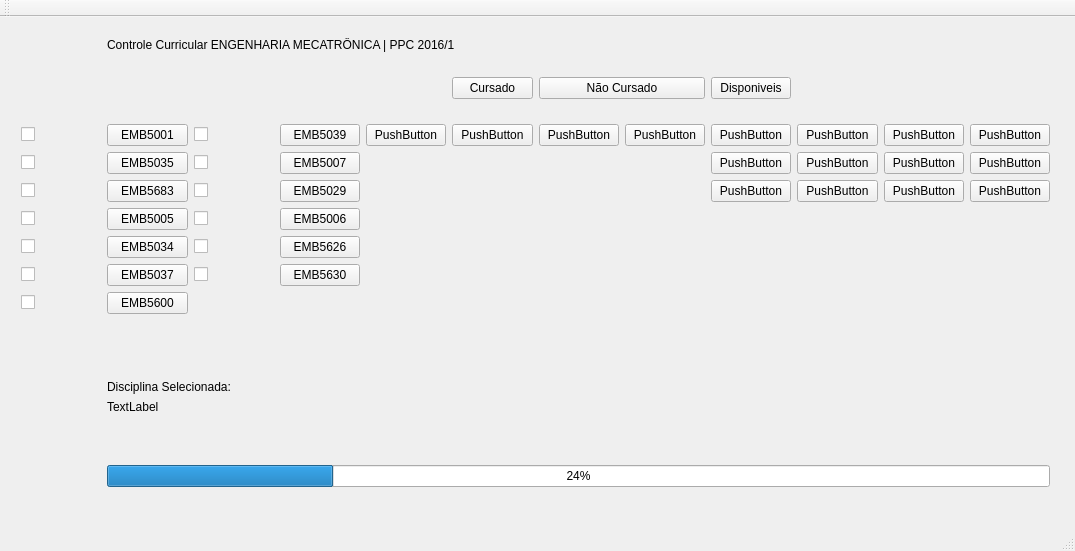
<?xml version="1.0" encoding="UTF-8"?>
<ui version="4.0">
 <class>MainWindow</class>
 <widget class="QMainWindow" name="MainWindow">
  <property name="geometry">
   <rect>
    <x>0</x>
    <y>0</y>
    <width>1075</width>
    <height>551</height>
   </rect>
  </property>
  <property name="windowTitle">
   <string>MainWindow</string>
  </property>
  <widget class="QWidget" name="centralWidget">
   <widget class="QWidget" name="gridWidget" native="true">
    <property name="geometry">
     <rect>
      <x>10</x>
      <y>10</y>
      <width>1051</width>
      <height>471</height>
     </rect>
    </property>
    <layout class="QGridLayout" name="gridLayout">
     <item row="2" column="5">
      <widget class="QPushButton" name="cursado">
       <property name="text">
        <string>Cursado</string>
       </property>
      </widget>
     </item>
     <item row="5" column="0">
      <widget class="QCheckBox" name="checkBox03">
       <property name="text">
        <string/>
       </property>
      </widget>
     </item>
     <item row="3" column="9">
      <widget class="QPushButton" name="pushButton">
       <property name="text">
        <string>PushButton</string>
       </property>
      </widget>
     </item>
     <item row="3" column="3">
      <widget class="QPushButton" name="botton08">
       <property name="text">
        <string>EMB5039</string>
       </property>
      </widget>
     </item>
     <item row="3" column="10">
      <widget class="QPushButton" name="pushButton_11">
       <property name="text">
        <string>PushButton</string>
       </property>
      </widget>
     </item>
     <item row="3" column="11">
      <widget class="QPushButton" name="pushButton_12">
       <property name="text">
        <string>PushButton</string>
       </property>
      </widget>
     </item>
     <item row="5" column="9">
      <widget class="QPushButton" name="pushButton_2">
       <property name="text">
        <string>PushButton</string>
       </property>
      </widget>
     </item>
     <item row="4" column="9">
      <widget class="QPushButton" name="pushButton_7">
       <property name="text">
        <string>PushButton</string>
       </property>
      </widget>
     </item>
     <item row="3" column="7">
      <widget class="QPushButton" name="pushButton_13">
       <property name="text">
        <string>PushButton</string>
       </property>
      </widget>
     </item>
     <item row="5" column="11">
      <widget class="QPushButton" name="pushButton_4">
       <property name="text">
        <string>PushButton</string>
       </property>
      </widget>
     </item>
     <item row="4" column="10">
      <widget class="QPushButton" name="pushButton_8">
       <property name="text">
        <string>PushButton</string>
       </property>
      </widget>
     </item>
     <item row="5" column="8">
      <widget class="QPushButton" name="pushButton_5">
       <property name="text">
        <string>PushButton</string>
       </property>
      </widget>
     </item>
     <item row="4" column="11">
      <widget class="QPushButton" name="pushButton_9">
       <property name="text">
        <string>PushButton</string>
       </property>
      </widget>
     </item>
     <item row="3" column="8">
      <widget class="QPushButton" name="pushButton_10">
       <property name="text">
        <string>PushButton</string>
       </property>
      </widget>
     </item>
     <item row="7" column="1">
      <widget class="QPushButton" name="botton05">
       <property name="text">
        <string>EMB5034</string>
       </property>
      </widget>
     </item>
     <item row="3" column="6">
      <widget class="QPushButton" name="pushButton_14">
       <property name="text">
        <string>PushButton</string>
       </property>
      </widget>
     </item>
     <item row="4" column="8">
      <widget class="QPushButton" name="pushButton_6">
       <property name="text">
        <string>PushButton</string>
       </property>
      </widget>
     </item>
     <item row="5" column="10">
      <widget class="QPushButton" name="pushButton_3">
       <property name="text">
        <string>PushButton</string>
       </property>
      </widget>
     </item>
     <item row="1" column="1" colspan="11">
      <widget class="QLabel" name="label_2">
       <property name="styleSheet">
        <string notr="true">font: 57 italic 16pt &quot;Ubuntu&quot;;</string>
       </property>
       <property name="text">
        <string>Controle Curricular ENGENHARIA MECATRÔNICA | PPC 2016/1</string>
       </property>
      </widget>
     </item>
     <item row="3" column="4">
      <widget class="QPushButton" name="pushButton_16">
       <property name="text">
        <string>PushButton</string>
       </property>
      </widget>
     </item>
     <item row="4" column="1">
      <widget class="QPushButton" name="botton02">
       <property name="text">
        <string>EMB5035</string>
       </property>
      </widget>
     </item>
     <item row="3" column="5">
      <widget class="QPushButton" name="pushButton_15">
       <property name="text">
        <string>PushButton</string>
       </property>
      </widget>
     </item>
     <item row="2" column="1">
      <spacer name="verticalSpacer_2">
       <property name="orientation">
        <enum>Qt::Vertical</enum>
       </property>
       <property name="sizeHint" stdset="0">
        <size>
         <width>20</width>
         <height>60</height>
        </size>
       </property>
      </spacer>
     </item>
     <item row="6" column="1">
      <widget class="QPushButton" name="botton04">
       <property name="text">
        <string>EMB5005</string>
       </property>
      </widget>
     </item>
     <item row="3" column="1">
      <widget class="QPushButton" name="botton01">
       <property name="text">
        <string>EMB5001</string>
       </property>
      </widget>
     </item>
     <item row="5" column="1">
      <widget class="QPushButton" name="botton03">
       <property name="text">
        <string>EMB5683</string>
       </property>
      </widget>
     </item>
     <item row="9" column="1">
      <widget class="QPushButton" name="botton07">
       <property name="text">
        <string>EMB5600</string>
       </property>
      </widget>
     </item>
     <item row="8" column="1">
      <widget class="QPushButton" name="botton06">
       <property name="text">
        <string>EMB5037</string>
       </property>
      </widget>
     </item>
     <item row="4" column="3">
      <widget class="QPushButton" name="botton09">
       <property name="text">
        <string>EMB5007</string>
       </property>
      </widget>
     </item>
     <item row="12" column="1" colspan="3">
      <widget class="QLabel" name="label">
       <property name="text">
        <string>Disciplina Selecionada:</string>
       </property>
      </widget>
     </item>
     <item row="10" column="1">
      <spacer name="verticalSpacer">
       <property name="orientation">
        <enum>Qt::Vertical</enum>
       </property>
       <property name="sizeHint" stdset="0">
        <size>
         <width>20</width>
         <height>60</height>
        </size>
       </property>
      </spacer>
     </item>
     <item row="14" column="1">
      <spacer name="verticalSpacer_3">
       <property name="orientation">
        <enum>Qt::Vertical</enum>
       </property>
       <property name="sizeHint" stdset="0">
        <size>
         <width>20</width>
         <height>40</height>
        </size>
       </property>
      </spacer>
     </item>
     <item row="4" column="0">
      <widget class="QCheckBox" name="checkBox02">
       <property name="text">
        <string/>
       </property>
      </widget>
     </item>
     <item row="2" column="6" colspan="2">
      <widget class="QPushButton" name="ncursado">
       <property name="text">
        <string>Não Cursado</string>
       </property>
      </widget>
     </item>
     <item row="13" column="1" colspan="11">
      <widget class="QLabel" name="label_3">
       <property name="text">
        <string>TextLabel</string>
       </property>
      </widget>
     </item>
     <item row="15" column="1" colspan="11">
      <widget class="QProgressBar" name="progressBar">
       <property name="value">
        <number>24</number>
       </property>
      </widget>
     </item>
     <item row="8" column="0">
      <widget class="QCheckBox" name="checkBox06">
       <property name="text">
        <string/>
       </property>
      </widget>
     </item>
     <item row="9" column="0">
      <widget class="QCheckBox" name="checkBox07">
       <property name="text">
        <string/>
       </property>
      </widget>
     </item>
     <item row="2" column="8">
      <widget class="QPushButton" name="disponiveis">
       <property name="text">
        <string>Disponiveis</string>
       </property>
      </widget>
     </item>
     <item row="6" column="3">
      <widget class="QPushButton" name="botton11">
       <property name="text">
        <string>EMB5006</string>
       </property>
      </widget>
     </item>
     <item row="8" column="3">
      <widget class="QPushButton" name="botton13">
       <property name="text">
        <string>EMB5630</string>
       </property>
      </widget>
     </item>
     <item row="7" column="3">
      <widget class="QPushButton" name="botton12">
       <property name="text">
        <string>EMB5626</string>
       </property>
      </widget>
     </item>
     <item row="5" column="3">
      <widget class="QPushButton" name="botton10">
       <property name="text">
        <string>EMB5029</string>
       </property>
      </widget>
     </item>
     <item row="7" column="0">
      <widget class="QCheckBox" name="checkBox05">
       <property name="text">
        <string/>
       </property>
      </widget>
     </item>
     <item row="6" column="0">
      <widget class="QCheckBox" name="checkBox04">
       <property name="text">
        <string/>
       </property>
      </widget>
     </item>
     <item row="3" column="0">
      <widget class="QCheckBox" name="checkBox01">
       <property name="text">
        <string/>
       </property>
      </widget>
     </item>
     <item row="3" column="2">
      <widget class="QCheckBox" name="checkBox08">
       <property name="text">
        <string/>
       </property>
      </widget>
     </item>
     <item row="4" column="2">
      <widget class="QCheckBox" name="checkBox09">
       <property name="text">
        <string/>
       </property>
      </widget>
     </item>
     <item row="5" column="2">
      <widget class="QCheckBox" name="checkBox10">
       <property name="text">
        <string/>
       </property>
      </widget>
     </item>
     <item row="6" column="2">
      <widget class="QCheckBox" name="checkBox11">
       <property name="text">
        <string/>
       </property>
      </widget>
     </item>
     <item row="7" column="2">
      <widget class="QCheckBox" name="checkBox12">
       <property name="text">
        <string/>
       </property>
      </widget>
     </item>
     <item row="8" column="2">
      <widget class="QCheckBox" name="checkBox13">
       <property name="text">
        <string/>
       </property>
      </widget>
     </item>
    </layout>
   </widget>
  </widget>
  <widget class="QMenuBar" name="menuBar">
   <property name="geometry">
    <rect>
     <x>0</x>
     <y>0</y>
     <width>1075</width>
     <height>25</height>
    </rect>
   </property>
  </widget>
  <widget class="QToolBar" name="mainToolBar">
   <attribute name="toolBarArea">
    <enum>TopToolBarArea</enum>
   </attribute>
   <attribute name="toolBarBreak">
    <bool>false</bool>
   </attribute>
  </widget>
  <widget class="QStatusBar" name="statusBar"/>
 </widget>
 <layoutdefault spacing="6" margin="11"/>
 <resources/>
 <connections/>
</ui>
